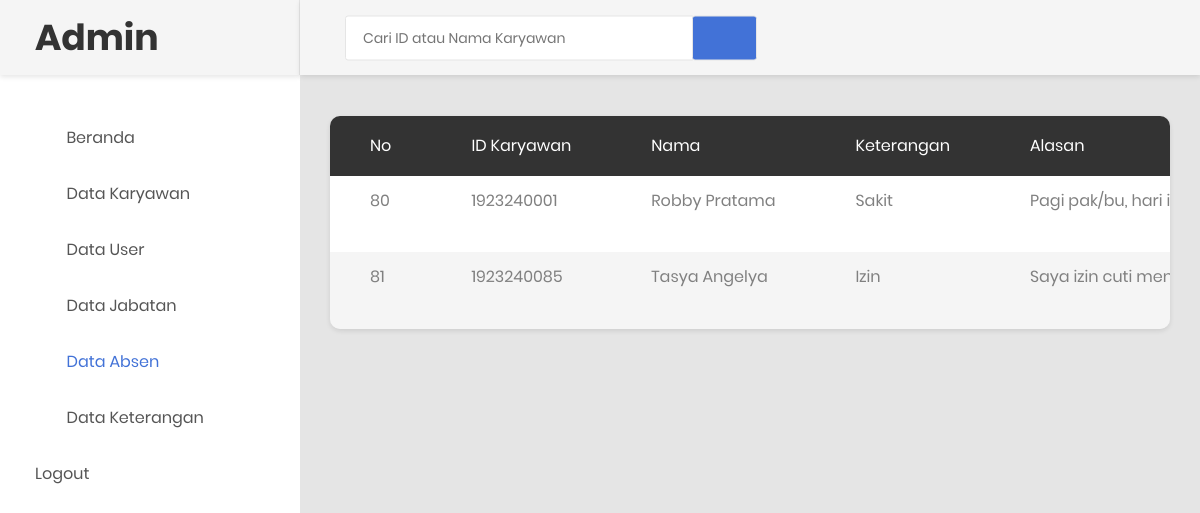
/prospenket.php (signed in), run on the app's committed database.
### tables this page shows
CREATE TABLE `tb_keterangan` (
  `id` int(11) NOT NULL,
  `id_karyawan` int(11) NOT NULL,
  `nama` varchar(255) NOT NULL,
  `keterangan` varchar(255) NOT NULL,
  `alasan` text NOT NULL,
  `hari` varchar(250) NOT NULL,
  `tanggal` varchar(250) NOT NULL,
  `waktu` varchar(255) NOT NULL,
  `bukti` varchar(50) NOT NULL
);

### prospenket.php (the view, shortened to what this page needs)
<?php
require_once("koneksi.php");
 ?>
<!DOCTYPE html>
<html lang="en">
<head>
     <link rel="stylesheet" href="https://maxcdn.bootstrapcdn.com/bootstrap/4.5.2/css/bootstrap.min.css">
    <link rel="stylesheet" type="text/css" href="css/bootstrap.css" media="all">
    <link href="css/font-face.css" rel="stylesheet" media="all">
    <link href="vendor/font-awesome-4.7/css/font-awesome.min.css" rel="stylesheet" media="all">
    <link href="vendor/font-awesome-5/css/fontawesome-all.min.css" rel="stylesheet" media="all">
    <link href="vendor/mdi-font/css/material-design-iconic-font.min.css" rel="stylesheet" media="all">
    <link href="vendor/bootstrap-4.1/bootstrap.min.css" rel="stylesheet" media="all">
    <link href="vendor/animsition/animsition.min.css" rel="stylesheet" media="all">
    <link href="vendor/bootstrap-progressbar/bootstrap-progressbar-3.3.4.min.css" rel="stylesheet" media="all">
    <link href="vendor/wow/animate.css" rel="stylesheet" media="all">
    <link href="vendor/css-hamburgers/hamburgers.min.css" rel="stylesheet" media="all">
    <link href="vendor/slick/slick.css" rel="stylesheet" media="all">
    <link href="vendor/select2/select2.min.css" rel="stylesheet" media="all">
    <link href="vendor/perfect-scrollbar/perfect-scrollbar.css" rel="stylesheet" media="all">
    <link href="css/theme.css" rel="stylesheet" media="all">
</head>
<body class="animsition">
    <div class="page-wrapper">
        <aside class="menu-sidebar d-none d-lg-block">
            <div class="logo">
                <a href="#">
                    <h1>Admin</h1>
                </a>
            </div>
            <div class="menu-sidebar__content js-scrollbar1">
                <nav class="navbar-sidebar">
                    <ul class="list-unstyled navbar__list">
                        <li>
                            <a class="js-arrow" href="admin.php">
                                <i class="fas fa-tachometer-alt"></i>Beranda</a>
                        </li>
                        <li>
                            <a href="datakaryawan.php">
                                <i class="fas fa-chart-bar"></i>Data Karyawan</a>
                        </li>
                        <li>
                            <a href="datauser.php">
                                <i class="fas fa-table"></i>Data User</a>
                        </li>
                        <li>
                            <a href="datajabatan.php">
                                <i class="far fa-check-square"></i>Data Jabatan</a>
                        </li>
                        <li class="active has-sub">
                            <a href="data_absen.php">
                                <i class="fas fa-calendar-alt"></i>Data Absen</a>
                        </li>
                          <li>
                            <a href="data_keterangan.php">
                                <i class="fas fa-table"></i>Data Keterangan
                            </a>
                        </li>
                        <li>
                            <a href="logout.php">Logout</a>
                        </li>
                    </ul>
                </nav>
            </div>
        </aside>
        <div class="page-container">
            <header class="header-desktop">
                <div class="section__content section__content--p30">
                    <div class="container-fluid">
                        <div class="header-wrap">
                            <form class="form-header" action="prospenket.php" method="POST">
                                <input autocomplete="off" class="au-input au-input--xl" type="text" name="cari" placeholder="Cari ID atau Nama Karyawan" />
                                <button class="au-btn--submit" type="submit">
                                    <i class="zmdi zmdi-search"></i>
                                </button>
                            </form>
                        </div>
                    </div>
                </div>
            </header>
            <div class="main-content">
                <div class="section__content section__content--p30">
                    <div class="container-fluid">
                        <div class="row">
                                <div class="table-responsive table--no-card m-b-30">
                                    <table class="table table-borderless table-striped table-earning">
                                        <thead>
                                            <tr>
                                                <th>No</th>
                                                <th>ID Karyawan</th>
                                                <th>Nama</th>
                                                <th>Keterangan</th>
                                                <th>Alasan</th>
                                            </tr>
                                        </thead>
                                        <tbody>
                                              <?php
                                            $cari = $_POST['cari'];
                                            $sql = "SELECT * FROM tb_keterangan WHERE id_karyawan LIKE '%$cari%' OR nama LIKE '%$cari%'";
                                            $query = mysqli_query($koneksi, $sql);
                                            while ($row = mysqli_fetch_array($query)) {
                                             ?>
                                            <tr>
                                                <td><?php echo $row['id']; ?></td>
                                                <td><?php echo $row['id_karyawan']; ?></td>
                                                <td><?php echo $row['nama']; ?></td>
                                                <td><?php echo $row['keterangan']; ?></td>
                                                <td><?php echo $row['alasan']; ?></td>
                                            </tr>
                                           <?php
                                       }
                                            ?>
                                        </tbody>
                                    </table>
                                </div>
                            </div>
                        <div class="row">
                            <div class="col-lg-6">
                            </div>
                            <div class="col-lg-6">
                            </div>
                        </div>
                        <div class="row">
                            <div class="col-md-12">
                            </div>
                        </div>
                        <div class="row m-t-30">
                            <div class="col-md-12">
                            </div>
                        </div>
                </div>
            </div>
        </div>
    </div>
</body>
</html>

### data on the page
tb_keterangan: id "80", id_karyawan "1923240001", nama "Robby Pratama", keterangan "Sakit", alasan "Pagi pak/bu, hari…"
tb_keterangan: id "81", id_karyawan "1923240085", nama "Tasya Angelya", keterangan "Izin", alasan "Saya izin cuti…"
